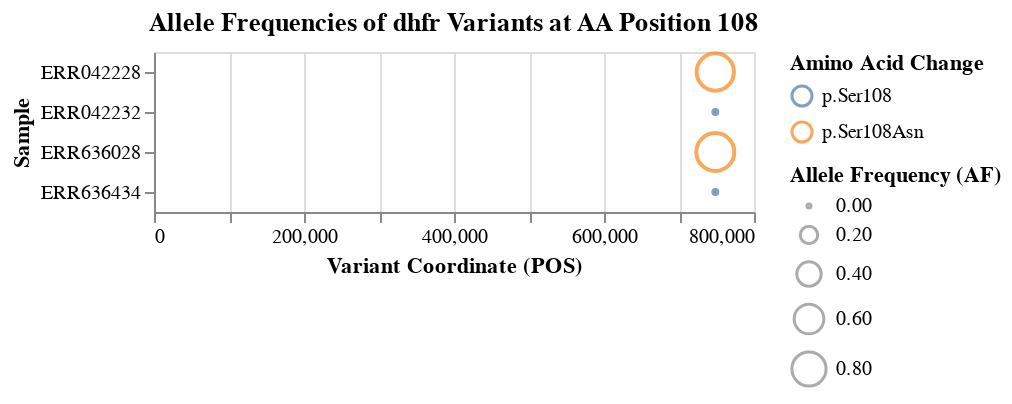

Write notebook code for a chart like this one.
### Markdown cell above
**Reasoning**:
I will create a scatter plot using the `scatter_plot_data` DataFrame. The plot will show 'POS' on the x-axis, 'Sample' on the y-axis, and the size of the markers will be proportional to 'AF' to visualize the allele frequencies across samples.

### Code cell
import altair as alt

# Create the scatter plot
chart = alt.Chart(scatter_plot_data).mark_point().encode(
    x=alt.X('POS', title='Variant Coordinate (POS)'),
    y=alt.Y('Sample', title='Sample'),
    size=alt.Size('AF', title='Allele Frequency (AF)', legend=alt.Legend(format='.2f')),
    color=alt.Color('HGVS_P', title='Amino Acid Change'), # Color by amino acid change for more info
    tooltip=['Sample', 'POS', 'AF', 'HGVS_P']
).properties(
    title='Allele Frequencies of dhfr Variants at AA Position 108'
)

chart.display()

### Figure 1 — Vega-Lite specification as saved in the notebook (floating-point values rounded to 4 significant figures)
{"config": {"view": {"continuousWidth": 300, "continuousHeight": 300}}, "data": {"name": "data-c4234a85e6ac4a2d8cd904df1d323dd8"}, "mark": {"type": "point"}, "encoding": {"color": {"field": "HGVS_P", "title": "Amino Acid Change", "type": "nominal"}, "size": {"field": "AF", "legend": {"format": ".2f"}, "title": "Allele Frequency (AF)", "type": "quantitative"}, "tooltip": [{"field": "Sample", "type": "nominal"}, {"field": "POS", "type": "quantitative"}, {"field": "AF", "type": "quantitative"}, {"field": "HGVS_P", "type": "nominal"}], "x": {"field": "POS", "title": "Variant Coordinate (POS)", "type": "quantitative"}, "y": {"field": "Sample", "title": "Sample", "type": "nominal"}}, "title": "Allele Frequencies of dhfr Variants at AA Position 108", "$schema": "https://vega.github.io/schema/vega-lite/v5.20.1.json", "datasets": {"data-c4234a85e6ac4a2d8cd904df1d323dd8": [{"Sample": "ERR636434", "POS": 748410, "AF": 0.0, "CHROM": "NC_004318.2", "REF": "G", "ALT": "G", "HGVS_P": "p.Ser108"}, {"Sample": "ERR636028", "POS": 748410, "AF": 0.9914, "CHROM": "NC_004318.2", "REF": "G", "ALT": "A", "HGVS_P": "p.Ser108Asn"}, {"Sample": "ERR042232", "POS": 748410, "AF": 0.0, "CHROM": "NC_004318.2", "REF": "G", "ALT": "G", "HGVS_P": "p.Ser108"}, {"Sample": "ERR042228", "POS": 748410, "AF": 0.9571, "CHROM": "NC_004318.2", "REF": "G", "ALT": "A", "HGVS_P": "p.Ser108Asn"}]}}
